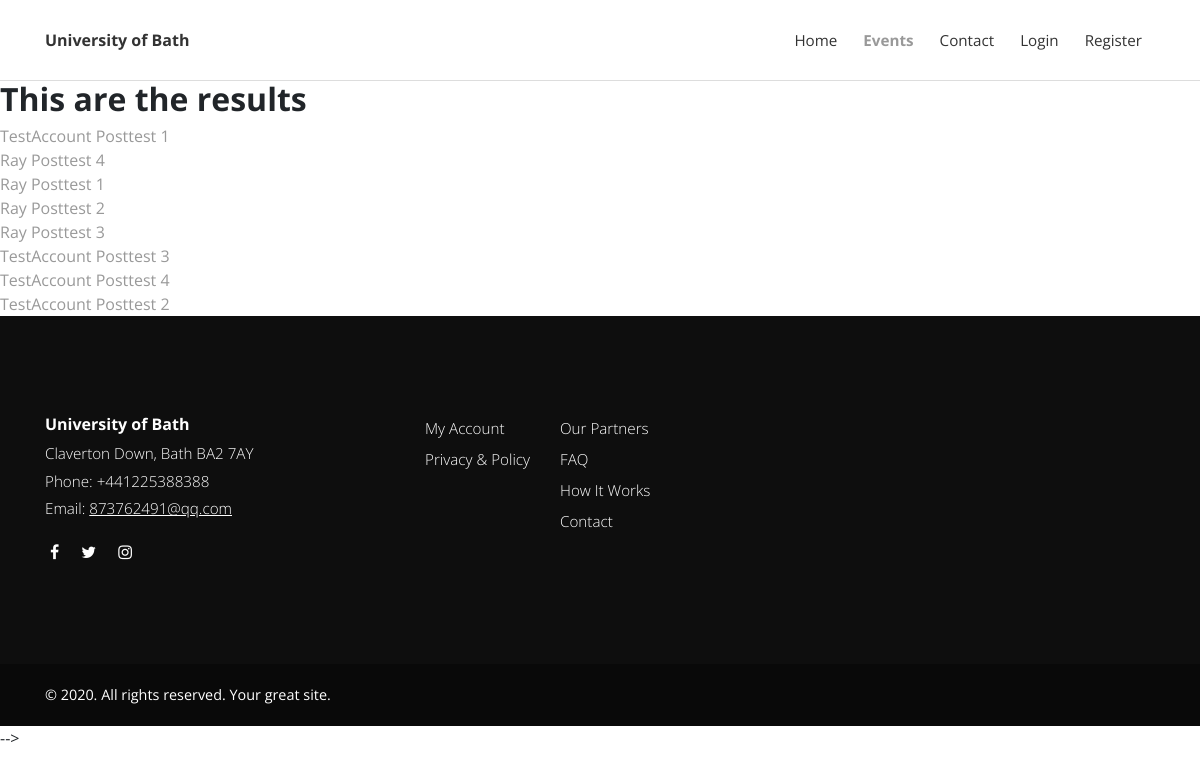
The app's page /search/, older data.
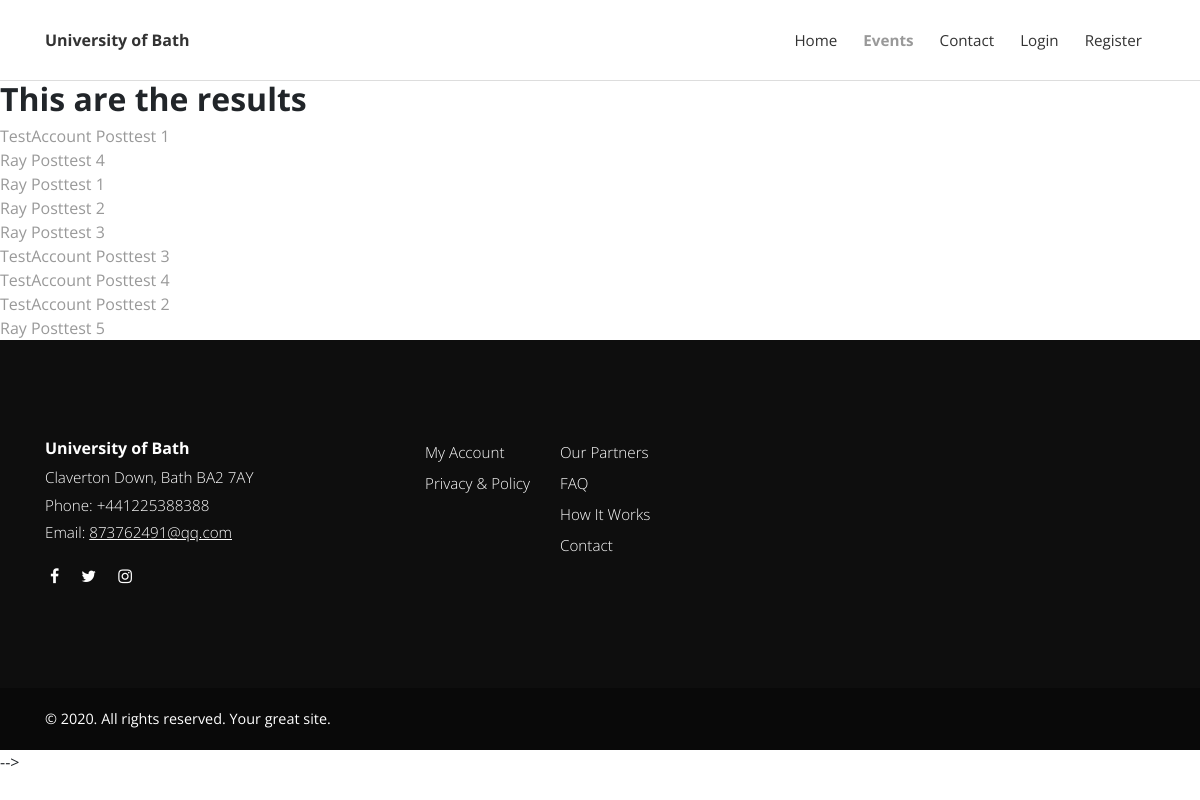
The same page, newer data.
### posts/models.py (models this page shows, shortened)
class Post(models.Model):
    categories = models.ManyToManyField(Category)
    title = models.CharField(max_length=100)
    overview = models.TextField()
    author = models.ForeignKey(Profile, on_delete=models.CASCADE)
    timestamp = models.DateTimeField(auto_now_add=True) # when it created
    comment_count = models.IntegerField(default=0)
    view_count = models.IntegerField(default=0)
    thumbnail = models.ImageField(default='default_thumbnail.jpeg')
    content = HTMLField()
    featured = models.BooleanField(default=True)
    previous_post = models.ForeignKey('self', related_name='previous', on_delete=models.SET_NULL, blank=True, null=True)
    next_post = models.ForeignKey('self', related_name='next', on_delete=models.SET_NULL, blank=True, null=True)
    def get_absolute_url(self):
        return reverse('post-detail', kwargs={
            'id': self.id
        })

### posts/views.py (the view)
# urls.py: path('search/', search, name='search'),
def search(request):
    queryset = Post.objects.all()
    query = request.GET.get('q')
    if query:
        queryset = queryset.filter(
            Q(title__icontains=query)|  # or
            Q(overview__icontains=query)
        ).distinct()  # if the same post, only get one
    context = {
        'queryset': queryset
    }
    return render(request, 'search_results.html', context)

### templates/search_results.html
{% extends "base.html"%}
{% load static %}
{% block content %}
<h2>This are the results</h2>
{% for post in queryset %}
<a href="{{post.get_absolute_url}}">{{post.title}}</a>
<br>
{% endfor %}
{% endblock %}

Row changes from the older to the newer data that the page shows:
added Post: title "Ray Posttest 5"
